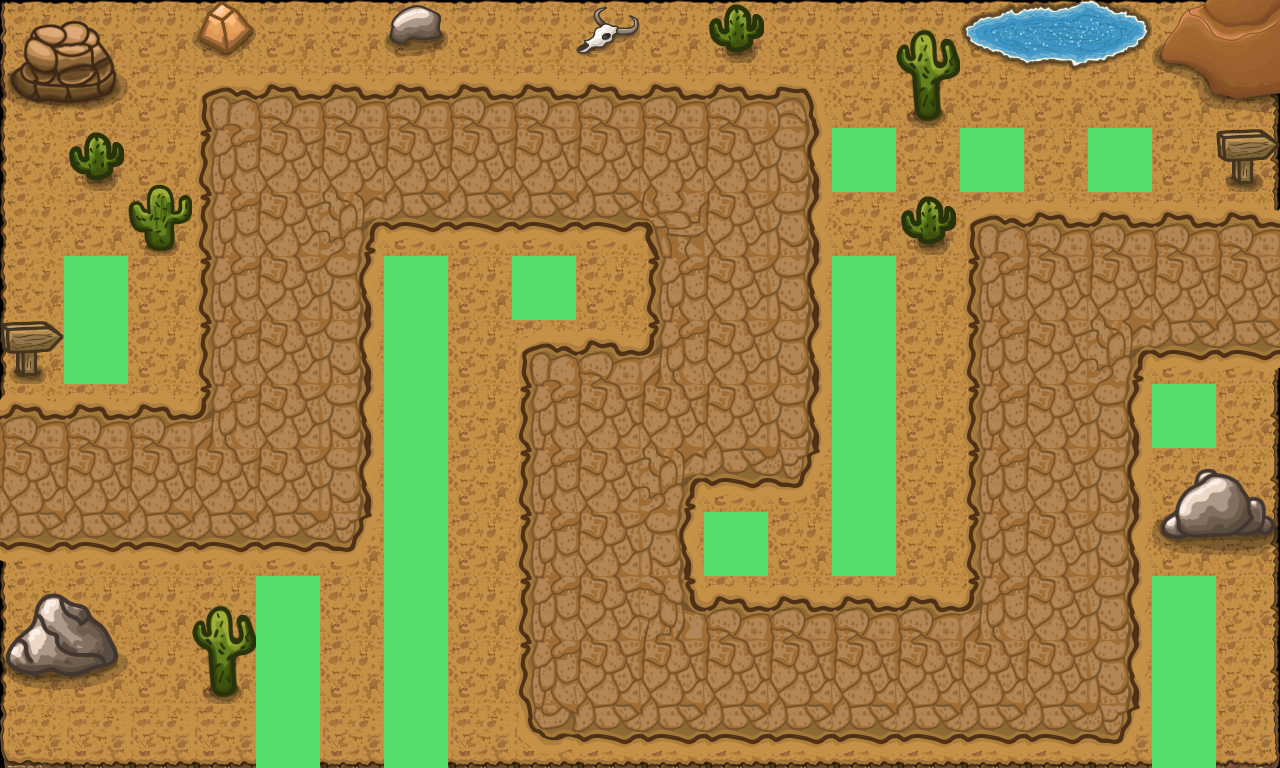

Tiled map render using the project's own tile images. Description and the whole map definition, tile-layer contents included, below:
An orthogonal 20x12 tile map with 64x64 px tiles, 4 tile layers (chão, caminho, Detalhes 1, torres) and 1 object.

<map version="1.10" tiledversion="1.10.2" orientation="orthogonal" renderorder="right-down" width="20" height="12" tilewidth="64" tileheight="64" infinite="0" nextlayerid="6" nextobjectid="2">
 <editorsettings>
  <export target="../js/caminho_pontos.js" format="js" />
 </editorsettings>
 <tileset firstgid="1" source="tileset.tsx" />
 <layer id="1" name="chão" width="20" height="12">
  <data encoding="csv">
1,2,2,2,2,2,2,2,2,2,2,2,2,2,2,2,2,2,2,3,
15,16,16,16,16,16,16,16,16,16,16,16,16,16,16,16,16,16,16,17,
15,16,16,16,16,16,16,16,16,16,16,16,16,16,16,16,16,16,16,17,
15,16,16,16,16,16,16,16,16,16,16,16,16,16,16,16,16,16,16,17,
15,16,16,16,16,16,16,16,16,16,16,16,16,16,16,16,16,16,16,17,
15,16,16,16,16,16,16,16,16,16,16,16,16,16,16,16,16,16,16,17,
15,16,16,16,16,16,16,16,16,16,16,16,16,16,16,16,16,16,16,17,
15,16,16,16,16,16,16,16,16,16,16,16,16,16,16,16,16,16,16,17,
15,16,16,16,16,16,16,16,16,16,16,16,16,16,16,16,16,16,16,17,
15,16,16,16,16,16,16,16,16,16,16,16,16,16,16,16,16,16,16,17,
15,16,16,16,16,16,16,16,16,16,16,16,16,16,16,16,16,16,16,17,
29,30,30,30,30,30,30,30,30,30,30,30,30,30,30,30,30,30,30,31
</data>
 </layer>
 <layer id="2" name="caminho" width="20" height="12">
  <data encoding="csv">
0,0,0,0,0,0,0,0,0,0,0,0,0,0,0,0,0,0,0,0,
0,0,0,4,5,5,5,5,5,5,5,5,6,0,0,0,0,0,0,0,
0,0,0,18,19,19,19,19,19,19,19,19,20,0,0,0,0,0,0,0,
0,0,0,18,19,22,33,33,33,33,21,19,20,0,0,4,5,5,5,5,
0,0,0,18,19,20,0,0,0,0,18,19,20,0,0,18,19,19,19,19,
0,0,0,18,19,20,0,0,4,5,7,19,20,0,0,18,19,22,33,33,
5,5,5,7,19,20,0,0,18,19,19,19,20,0,0,18,19,20,0,0,
19,19,19,19,19,20,0,0,18,19,22,33,34,0,0,18,19,20,0,0,
33,33,33,33,33,34,0,0,18,19,20,0,0,0,0,18,19,20,0,0,
0,0,0,0,0,0,0,0,18,19,8,5,5,5,5,7,19,20,0,0,
0,0,0,0,0,0,0,0,18,19,19,19,19,19,19,19,19,20,0,0,
0,0,0,0,0,0,0,0,32,33,33,33,33,33,33,33,33,34,0,0
</data>
 </layer>
 <layer id="3" name="Detalhes 1" width="20" height="12">
  <data encoding="csv">
85,86,0,44,0,0,46,0,0,48,0,49,0,0,57,133,134,135,127,128,
99,100,0,0,0,0,0,0,0,0,0,0,0,0,71,147,148,149,141,142,
0,49,58,0,0,0,0,0,0,0,0,0,0,0,0,0,0,0,0,47,
0,0,72,0,0,0,0,0,0,0,0,0,0,0,49,0,0,0,0,0,
0,0,0,0,0,0,0,0,0,0,0,0,0,0,0,0,0,0,0,0,
47,0,0,0,0,0,0,0,0,0,0,0,0,0,0,0,0,0,0,0,
0,0,0,0,0,0,0,0,0,0,0,0,0,0,0,0,0,0,0,0,
0,0,0,0,0,0,0,0,0,0,0,0,0,0,0,0,0,0,93,94,
0,0,0,0,0,0,0,0,0,0,0,0,0,0,0,0,0,0,107,108,
87,88,0,57,0,0,0,0,0,0,0,0,0,0,0,0,0,0,0,0,
101,102,0,71,0,0,0,0,0,0,0,0,0,0,0,0,0,0,0,0,
0,0,0,0,0,0,0,0,0,0,0,0,0,0,0,0,0,0,0,0
</data>
 </layer>
 <objectgroup id="4" name="caminho_pontos">
  <object id="1" x="0" y="2">
   <polyline points="0,0 -76,476 290,482 290,152 742,156 742,418 604,418 604,670 1056,670 1052,280 1362,280" />
  </object>
 </objectgroup>
 <layer id="5" name="torres" width="20" height="12">
  <data encoding="csv">
0,0,0,0,0,0,0,0,0,0,0,0,0,0,0,0,0,0,0,0,
0,0,0,0,0,0,0,0,0,0,0,0,0,0,0,0,0,0,0,0,
0,0,0,0,0,0,0,0,0,0,0,0,0,14,0,14,0,14,0,0,
0,0,0,0,0,0,0,0,0,0,0,0,0,0,0,0,0,0,0,0,
0,14,0,0,0,0,14,0,14,0,0,0,0,14,0,0,0,0,0,0,
0,14,0,0,0,0,14,0,0,0,0,0,0,14,0,0,0,0,0,0,
0,0,0,0,0,0,14,0,0,0,0,0,0,14,0,0,0,0,14,0,
0,0,0,0,0,0,14,0,0,0,0,0,0,14,0,0,0,0,0,0,
0,0,0,0,0,0,14,0,0,0,0,14,0,14,0,0,0,0,0,0,
0,0,0,0,14,0,14,0,0,0,0,0,0,0,0,0,0,0,14,0,
0,0,0,0,14,0,14,0,0,0,0,0,0,0,0,0,0,0,14,0,
0,0,0,0,14,0,14,0,0,0,0,0,0,0,0,0,0,0,14,0
</data>
 </layer>
</map>
